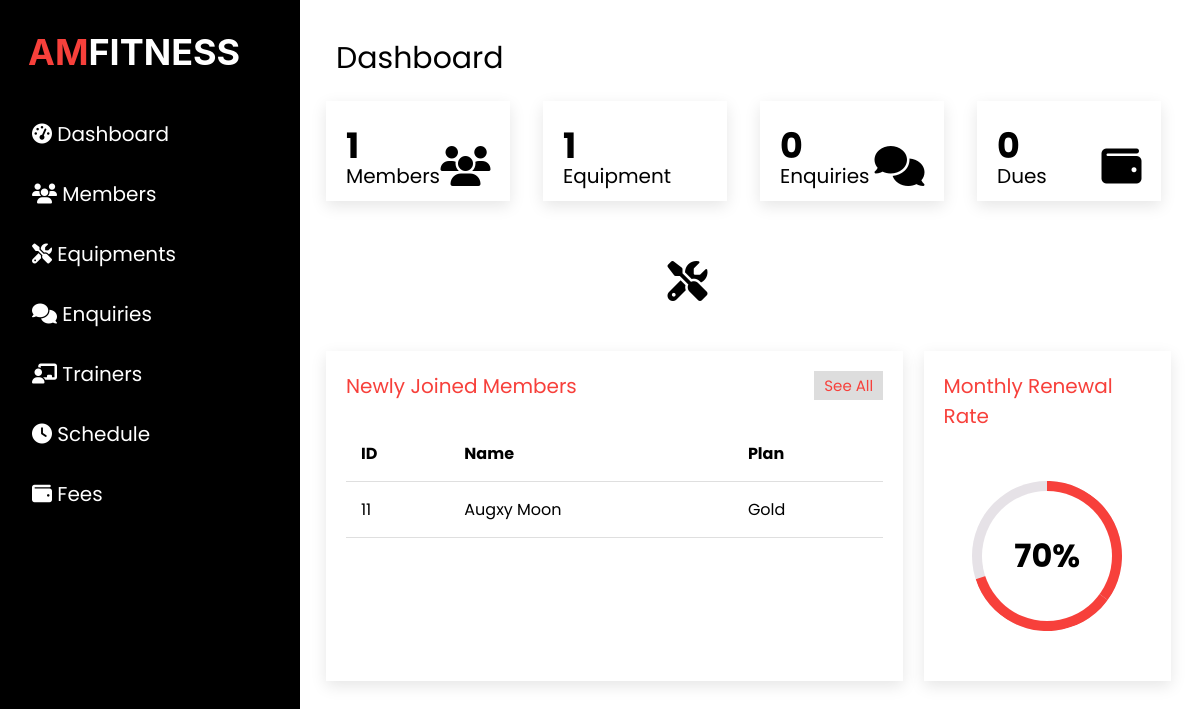
/AdminPage/dashboard (signed in), run on an earlier commit of the app's database.
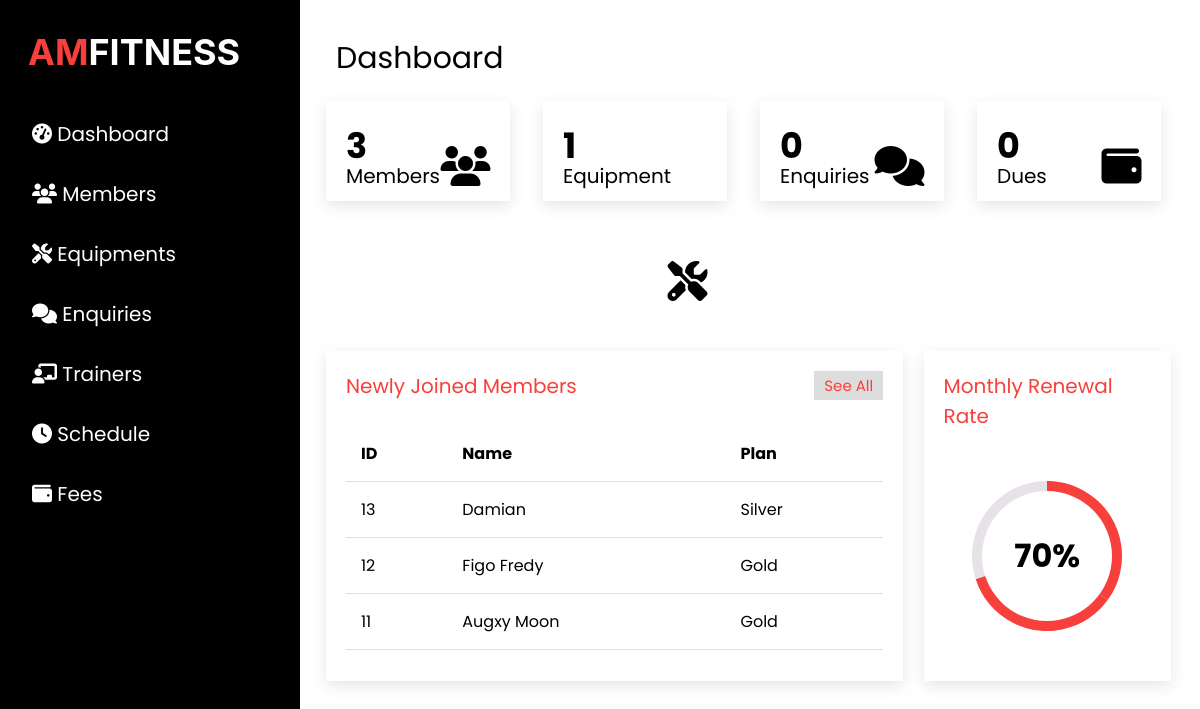
And on a later commit of the database.
### gym/models.py (models this page shows, shortened)
class gym(models.Model):
	full_name = models.CharField(max_length=30,null=False)
	gender = models.CharField(max_length=6,default='Male',null=True)
	age = models.IntegerField(default=18)
	cell_no = models.IntegerField(unique=True,null=False)
	born_date = models.DateField(null=False,default=None,blank=True)
	email = models.EmailField()
	plan = models.CharField(max_length=10,default='Silver',null=False)
	date_joined = models.DateTimeField(default=timezone.now)
	trans = models.CharField(default=1,verbose_name="Transaction Number",max_length=100)
	class Meta:
		verbose_name_plural = "Members"

### manage/views.py (the view)
# urls.py: path('AdminPage/dashboard',manage_views.adminPage,name='adminpage'),
@login_required
def adminPage(request):
	total_members = gym.objects.all().count()
	total_eq = equipments.objects.all().count()
	total_enq = enquiries.objects.all().count()
	total_fee = fee.objects.filter(paid_status = False).count()
	mini_tab = gym.objects.filter().order_by('-date_joined')[:3]
	context = {'total_members':total_members,'total_eq':total_eq,'total_enq':total_enq,'total_fee':total_fee,'mini_tab':mini_tab}
	return render(request,'manage/dashboard.html',context)

### manage/templates/manage/dashboard.html (shortened to what this page needs)
<html>
<head>
{% load static %}
    {% block css %}
    <link rel="stylesheet" href="{% static 'css/style5.css'%}">
{% endblock %}
</head>
<body>
<div id="mySidenav" class="sidenav">
    <p class="logo"><span>AM</span>FITNESS</p>
    <a href="#" class="icon-a"><i class="fa fa-dashboard icons"></i>  Dashboard</a>
    <a href="{% url 'members' %}" class="icon-a"><i class="fas fa-users"></i>  Members</a>
    <a href="{% url 'equipments' %}" class="icon-a"><i class="fas fa-tools"></i>  Equipments</a>
    <a href="{% url 'enquiry' %}" class="icon-a"><i class="fas fa-comments"></i>  Enquiries</a>
    <a href="{% url 'trainers' %}" class="icon-a"><i class="fas fa-chalkboard-teacher"></i>  Trainers</a>
    <a href="{% url 'schedule' %}" class="icon-a"><i class="fas fa-clock"></i>  Schedule</a>
    <a href="{% url 'fee' %}" class="icon-a"><i class="fas fa-wallet"></i>  Fees</a>
</div>
<div id="main">
    <div class="head">
        <div class="col-div-6">
            <span style="font-size: 30px; cursor: pointer; color: black;" class="nav"> Dashboard</span>
        </div>
        </div>
     <div class="col-div-3">
        <div class="box">
            <p>{{total_members}}</br><span>Members</span></p>
            <i class="fas fa-users box-icon"></i>
        </div>
    </div>
    <div class="col-div-3">
        <div class="box">
            <p>{{total_eq}}</br><span>Equipment</span></p>
            <i class="fas fa-tools box-icon"></i>
        </div>
    </div>
    <div class="col-div-3">
        <div class="box">
            <p>{{total_enq}}</br><span>Enquiries</span></p>
            <i class="fas fa-comments box-icon"></i>
        </div>
    </div>
    <div class="col-div-3">
        <div class="box">
            <p>{{total_fee}}<br/><span> Dues</span></p>
            <i class="fas fa-wallet box-icon"></i>
        </div>
    </div>
    <br/><br/>
    <div class="col-div-8">
		<div class="box-8">
		<div class="content-box">
			<p>Newly Joined Members <span><a href="#" class="span"> See All</a></span></p>
			<br/>
			<table>
  <tr>
    <th>ID</th>
    <th>Name</th>
    <th>Plan</th>
  </tr>
  <tr>
    {% for i in mini_tab %}
    <td>{{i.id}}</td>
    <td>{{i.full_name}}</td>
    <td>{{i.plan}}</td>
  </tr>
  {% endfor %}
</table>
		</div>
	</div>
	</div>
	<div class="col-div-4">
		<div class="box-4">
		<div class="content-box">
			<p>Monthly Renewal Rate</p>
			<div class="circle-wrap">
    <div class="circle">
      <div class="inside-circle"> 70% </div>
    </div>
  </div>
		</div>
	</div>
	</div>
</div>
</body>
</html>

What changed in the data, as far as the page shows it:
added gym: id "13", full_name "Damian", plan "Silver"
added gym: id "12", full_name "Figo Fredy", plan "Gold"
Also different on the page:
{{ total_members }}: "1" → "3"
